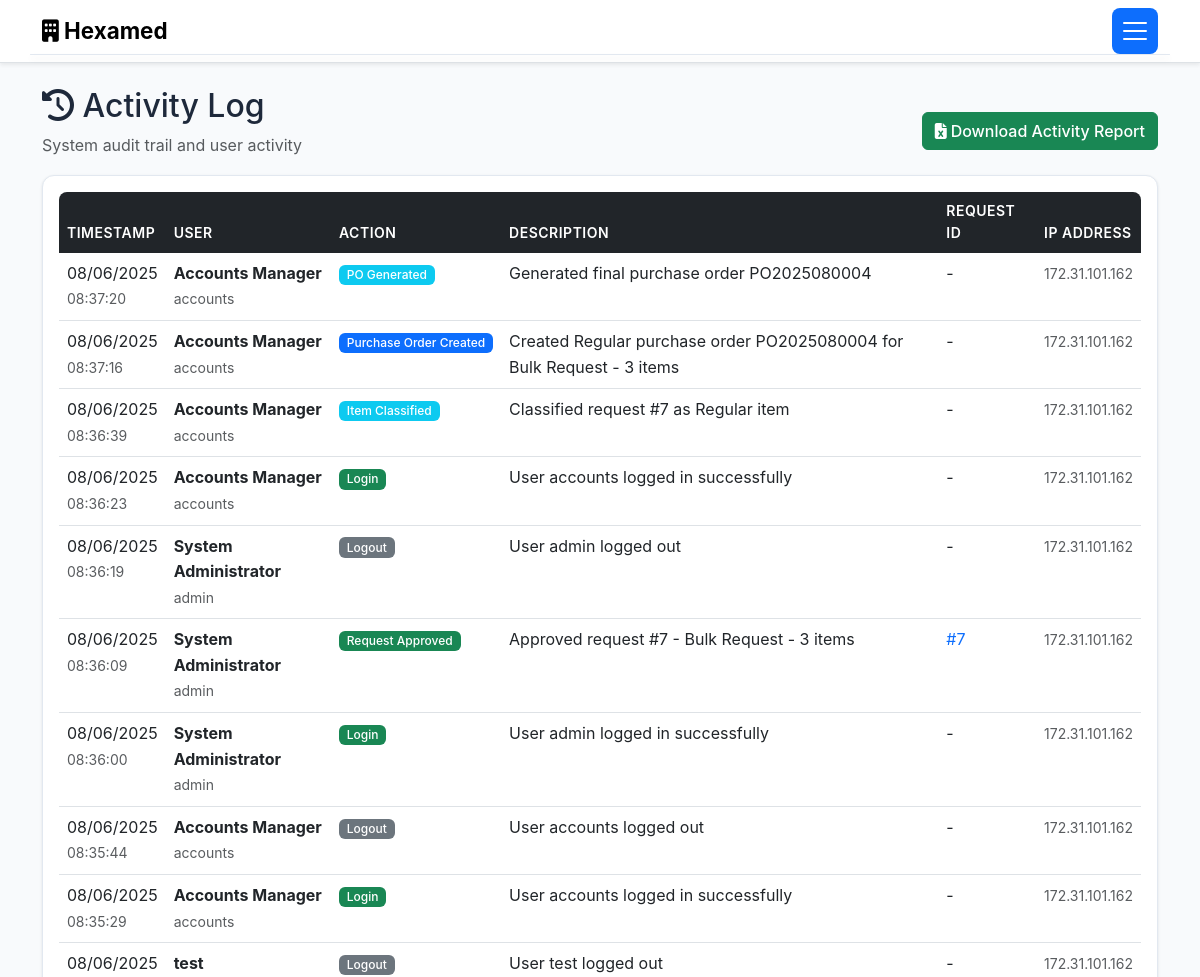
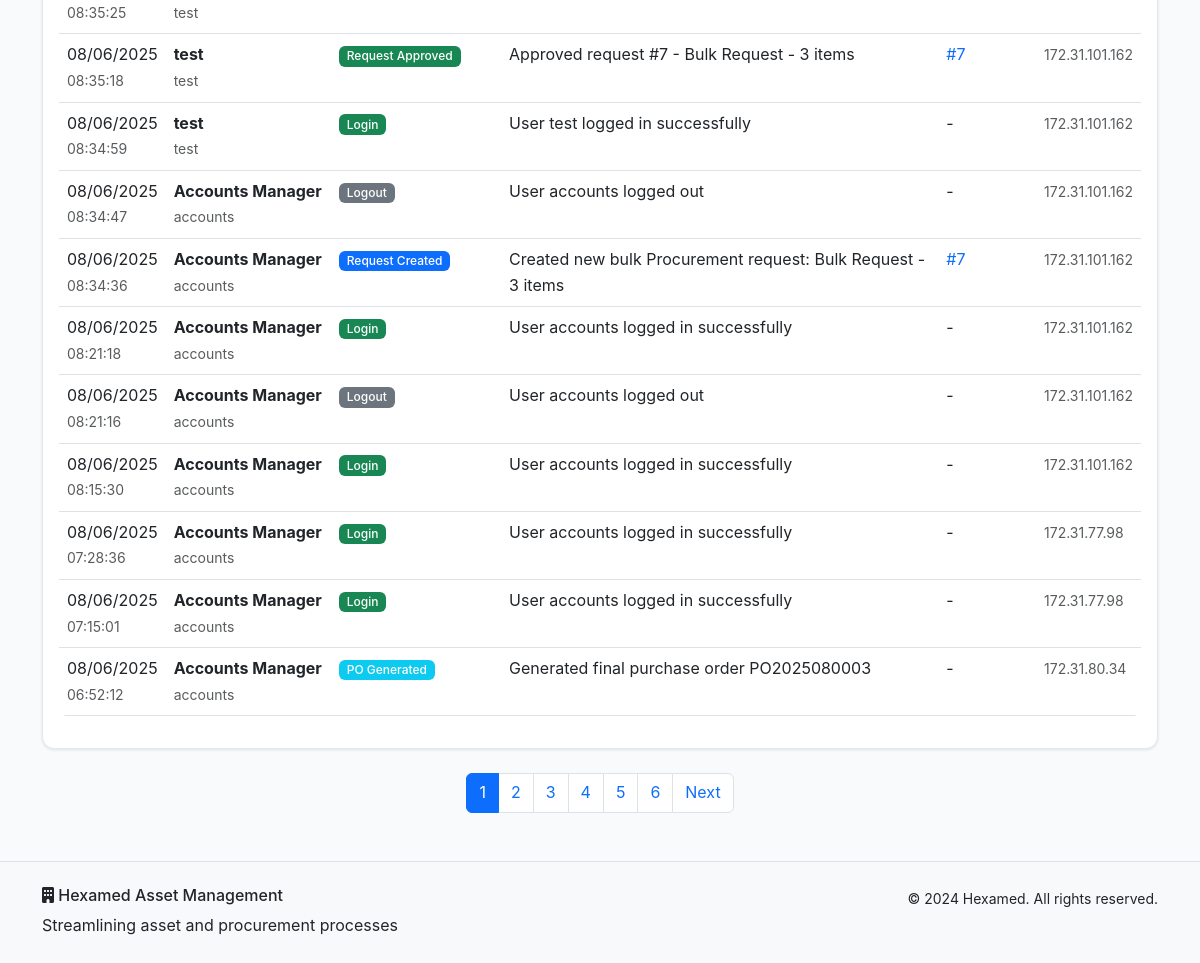
The app's page /activity (signed in) with its own data (2 pictures, top to bottom).
### models.py (models this page shows, shortened)
class ActivityLog(db.Model):
    id = db.Column(db.Integer, primary_key=True)
    action = db.Column(db.String(100), nullable=False)
    description = db.Column(db.Text, nullable=False)
    timestamp = db.Column(db.DateTime, default=datetime.utcnow)
    ip_address = db.Column(db.String(45))
    user_id = db.Column(db.Integer, db.ForeignKey('user.id'), nullable=False)
    request_id = db.Column(db.Integer, db.ForeignKey('asset_request.id'), nullable=True)
    user = db.relationship('User', backref='activities')
    request = db.relationship('AssetRequest', backref='activities')

class User(db.Model):
    id = db.Column(db.Integer, primary_key=True)
    username = db.Column(db.String(80), unique=True, nullable=False)
    email = db.Column(db.String(120), unique=True, nullable=False)
    password_hash = db.Column(db.String(256), nullable=False)
    role = db.Column(db.String(50), nullable=False, default='User')
    full_name = db.Column(db.String(100), nullable=False)
    floor = db.Column(db.String(50))
    department = db.Column(db.String(100))
    created_at = db.Column(db.DateTime, default=datetime.utcnow)
    is_active = db.Column(db.Boolean, default=True)
    requests = db.relationship('AssetRequest', foreign_keys='AssetRequest.user_id', backref='requester', lazy=True)

### routes.py (the view)
    def decorated_function(*args, **kwargs):
        if 'user_id' not in session:
            flash('Please log in to access this page.', 'warning')
            return redirect(url_for('login'))
        return f(*args, **kwargs)

### routes.py (called while the page is built)
def require_login(f):
    def decorated_function(*args, **kwargs):
        if 'user_id' not in session:
            flash('Please log in to access this page.', 'warning')
            return redirect(url_for('login'))
        return f(*args, **kwargs)
    decorated_function.__name__ = f.__name__
    return decorated_function

@app.route('/activity')
@require_login
def activity_log():
    user = User.query.get(session['user_id'])
    page = request.args.get('page', 1, type=int)
    activities = ActivityLog.query.order_by(ActivityLog.timestamp.desc()).paginate(
        page=page, per_page=20, error_out=False)
    return render_template('activity.html', activities=activities, user=user)

### templates/activity.html (shortened to what this page needs)
{% extends "base.html" %}
{% block content %}
<div class="container my-4">
    <div class="row">
        <div class="col">
            <div class="d-flex justify-content-between align-items-center">
                <div>
                    <h2><i class="fas fa-history"></i> Activity Log</h2>
                    <p class="text-muted">System audit trail and user activity</p>
                </div>
                {% if user.role in ['Admin', 'MD', 'Accounts/SCM'] %}
                <div>
                    <a href="{{ url_for('download_recent_activity') }}" class="btn btn-success">
                        <i class="fas fa-file-excel me-1"></i>Download Activity Report
                    </a>
                </div>
                {% endif %}
            </div>
        </div>
    </div>
    {% if activities.items %}
    <div class="card">
        <div class="card-body">
            <div class="table-responsive">
                <table class="table table-hover">
                    <thead>
                        <tr>
                            <th>Timestamp</th>
                            <th>User</th>
                            <th>Action</th>
                            <th>Description</th>
                            <th>Request ID</th>
                            <th>IP Address</th>
                        </tr>
                    </thead>
                    <tbody>
                        {% for activity in activities.items %}
                        <tr>
                            <td>
                                <div>
                                    {{ activity.timestamp.strftime('%m/%d/%Y') }}
                                    <br><small class="text-muted">{{ activity.timestamp.strftime('%H:%M:%S') }}</small>
                                </div>
                            </td>
                            <td>
                                <div>
                                    <strong>{{ activity.user.full_name }}</strong>
                                    <br><small class="text-muted">{{ activity.user.username }}</small>
                                </div>
                            </td>
                            <td>
                                {% if 'Login' in activity.action %}
                                    <span class="badge bg-success">{{ activity.action }}</span>
                                {% elif 'Logout' in activity.action %}
                                    <span class="badge bg-secondary">{{ activity.action }}</span>
                                {% elif 'Created' in activity.action %}
                                    <span class="badge bg-primary">{{ activity.action }}</span>
                                {% elif 'Approved' in activity.action %}
                                    <span class="badge bg-success">{{ activity.action }}</span>
                                {% elif 'Rejected' in activity.action %}
                                    <span class="badge bg-danger">{{ activity.action }}</span>
                                {% elif 'Hold' in activity.action %}
                                    <span class="badge bg-warning">{{ activity.action }}</span>
                                {% else %}
                                    <span class="badge bg-info">{{ activity.action }}</span>
                                {% endif %}
                            </td>
                            <td>{{ activity.description }}</td>
                            <td>
                                {% if activity.request_id %}
                                    <a href="{{ url_for('view_requests') }}" class="text-decoration-none">
                                        #{{ activity.request_id }}
                                    </a>
                                {% else %}
                                    -
                                {% endif %}
                            </td>
                            <td>
                                <small class="text-muted">{{ activity.ip_address or '-' }}</small>
                            </td>
                        </tr>
                        {% endfor %}
                    </tbody>
                </table>
            </div>
        </div>
    </div>
    {% if activities.pages > 1 %}
    <nav class="mt-4">
        <ul class="pagination justify-content-center">
            {% for page_num in activities.iter_pages() %}
                {% if page_num %}
                    {% if page_num != activities.page %}
                        <li class="page-item">
                            <a class="page-link" href="{{ url_for('activity_log', page=page_num) }}">{{ page_num }}</a>
                        </li>
                    {% else %}
                        <li class="page-item active">
                            <span class="page-link">{{ page_num }}</span>
                        </li>
                    {% endif %}
                {% else %}
                    <li class="page-item disabled">
                        <span class="page-link">...</span>
                    </li>
                {% endif %}
            {% endfor %}
            {% if activities.has_next %}
                <li class="page-item">
                    <a class="page-link" href="{{ url_for('activity_log', page=activities.next_num) }}">Next</a>
                </li>
            {% endif %}
        </ul>
    </nav>
    {% endif %}
    {% endif %}
</div>
{% endblock %}

### static/style.css (style rules this page uses)
:root { --hexamed-primary: #2563eb; --hexamed-secondary: #64748b; --hexamed-success: #00ffaa; --hexamed-warning: #ffa200; --hexamed-danger: #ff0000; --hexamed-info: #06b6d4; --hexamed-light: #f8fafc; --hexamed-dark: #465977; --hexamed-gradient: linear-gradient(135deg, #2563eb, #06b6d4); }
body { font-family: 'Inter', 'Segoe UI', Tahoma, Geneva, Verdana, sans-serif; line-height: 1.6; background-color: #f8fafc; color: #1e293b; }
.card { border: 1px solid #e2e8f0; border-radius: 0.75rem; box-shadow: 0 1px 3px rgba(0, 0, 0, 0.1); transition: all 0.3s ease; background: white; }
.btn { font-weight: 500; transition: all 0.3s ease; border-radius: 0.375rem; }
.table { border-radius: 0.5rem; overflow: hidden; }
.table thead th { background-color: var(--bs-dark); color: white; border: none; font-weight: 600; text-transform: uppercase; font-size: 0.875rem; letter-spacing: 0.5px; }
.table tbody tr { transition: background-color 0.2s ease; }
.badge { font-weight: 500; font-size: 0.75rem; padding: 0.35em 0.65em; }

### records on screen
ActivityLog: timestamp "08/06/2025", timestamp "08:37:20", user.full_name "Accounts Manager", user.username "accounts", action "PO Generated", description "Generated final purchase order PO2025080004", ip_address "172.31.101.162"
ActivityLog: timestamp "08/06/2025", timestamp "08:37:16", user.full_name "Accounts Manager", user.username "accounts", action "Purchase Order Created", description "Created Regular purchase order PO2025080004 for Bulk Request - 3 items", ip_address "172.31.101.162"
ActivityLog: timestamp "08/06/2025", timestamp "08:36:39", user.full_name "Accounts Manager", user.username "accounts", action "Item Classified", description "Classified request #7 as Regular item", ip_address "172.31.101.162"
ActivityLog: timestamp "08/06/2025", timestamp "08:36:23", user.full_name "Accounts Manager", user.username "accounts", action "Login", description "User accounts logged in successfully", ip_address "172.31.101.162"
ActivityLog: timestamp "08/06/2025", timestamp "08:36:19", user.full_name "System Administrator", user.username "admin", action "Logout", description "User admin logged out", ip_address "172.31.101.162"
ActivityLog: timestamp "08/06/2025", timestamp "08:36:09", user.full_name "System Administrator", user.username "admin", action "Request Approved", description "Approved request #7 - Bulk Request - 3 items", request_id "7", ip_address "172.31.101.162"
ActivityLog: timestamp "08/06/2025", timestamp "08:36:00", user.full_name "System Administrator", user.username "admin", action "Login", description "User admin logged in successfully", ip_address "172.31.101.162"
ActivityLog: timestamp "08/06/2025", timestamp "08:35:44", user.full_name "Accounts Manager", user.username "accounts", action "Logout", description "User accounts logged out", ip_address "172.31.101.162"
ActivityLog: timestamp "08/06/2025", timestamp "08:35:29", user.full_name "Accounts Manager", user.username "accounts", action "Login", description "User accounts logged in successfully", ip_address "172.31.101.162"
ActivityLog: timestamp "08/06/2025", timestamp "08:35:25", user.full_name "test", user.username "test", action "Logout", description "User test logged out", ip_address "172.31.101.162"
ActivityLog: timestamp "08/06/2025", timestamp "08:35:18", user.full_name "test", user.username "test", action "Request Approved", description "Approved request #7 - Bulk Request - 3 items", request_id "7", ip_address "172.31.101.162"
ActivityLog: timestamp "08/06/2025", timestamp "08:34:59", user.full_name "test", user.username "test", action "Login", description "User test logged in successfully", ip_address "172.31.101.162"
ActivityLog: timestamp "08/06/2025", timestamp "08:34:47", user.full_name "Accounts Manager", user.username "accounts", action "Logout", description "User accounts logged out", ip_address "172.31.101.162"
ActivityLog: timestamp "08/06/2025", timestamp "08:34:36", user.full_name "Accounts Manager", user.username "accounts", action "Request Created", description "Created new bulk Procurement request: Bulk Request - 3 items", request_id "7", ip_address "172.31.101.162"
ActivityLog: timestamp "08/06/2025", timestamp "08:21:18", user.full_name "Accounts Manager", user.username "accounts", action "Login", description "User accounts logged in successfully", ip_address "172.31.101.162"
ActivityLog: timestamp "08/06/2025", timestamp "08:21:16", user.full_name "Accounts Manager", user.username "accounts", action "Logout", description "User accounts logged out", ip_address "172.31.101.162"
ActivityLog: timestamp "08/06/2025", timestamp "08:15:30", user.full_name "Accounts Manager", user.username "accounts", action "Login", description "User accounts logged in successfully", ip_address "172.31.101.162"
ActivityLog: timestamp "08/06/2025", timestamp "07:28:36", user.full_name "Accounts Manager", user.username "accounts", action "Login", description "User accounts logged in successfully", ip_address "172.31.77.98"
ActivityLog: timestamp "08/06/2025", timestamp "07:15:01", user.full_name "Accounts Manager", user.username "accounts", action "Login", description "User accounts logged in successfully", ip_address "172.31.77.98"
ActivityLog: timestamp "08/06/2025", timestamp "06:52:12", user.full_name "Accounts Manager", user.username "accounts", action "PO Generated", description "Generated final purchase order PO2025080003", ip_address "172.31.80.34"

### other values on screen
{{ page_num }} "1"
{{ page_num }} "2" "3" "4" "5" "6"
